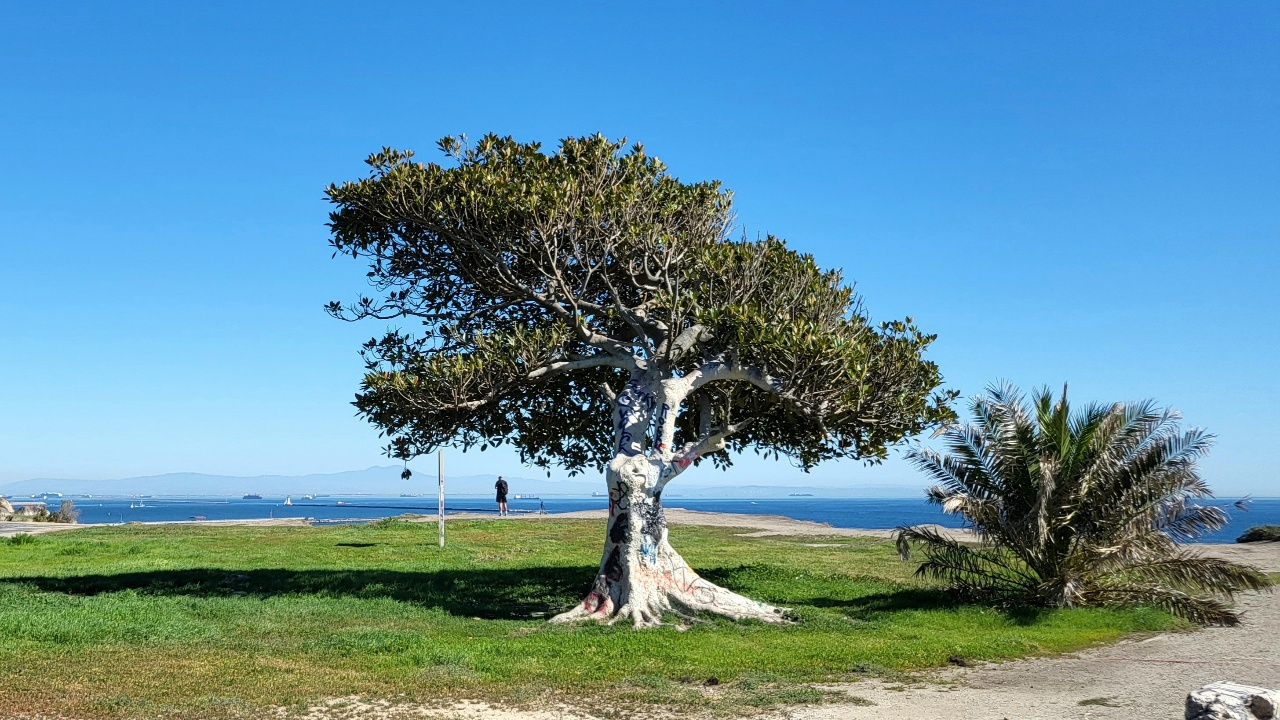
#> input picture honglab/강의노트_문제풀이_챕터5이후/챕터06_컴퓨터비전/point_fermin_park.jpg, 1280 x 720 px
$ jupyter execute --allow-errors '05_배경교체.ipynb'
#> lines starting #> are read from the running program, lines starting #| are printed output that depends on the picture; after the words box and inside, x2 and y2 are one past the last pixel; in counts of white or black regions, pixels touching at a corner belong together
___
<a href='https://cafe.naver.com/jmhonglab'><p style="text-align:center;"></p></a>
___
<center><em>Content Copyright by HongLab, Inc.</em></center>

# 배경 교체

### 녹색 배경으로 촬영된 영상

1. 배경으로 사용할 이미지를 읽어들여서 동영상과 같은 해상도로 [cv::resize()](https://docs.opencv.org/4.x/da/d54/group__imgproc__transform.html#ga47a974309e9102f5f08231edc7e7529d)
2. [cv::inRange()](https://docs.opencv.org/3.4/d2/de8/group__core__array.html#ga48af0ab51e36436c5d04340e036ce981)를 이용해서 mask 만들기
3. [옵션] ```GaussianBlur()```를 이용해서 mask를 더 부드럽게 만들기
4. 알파 블랜딩과 비슷하게 ```mask```를 이용해서 동영상과 배경 합성

```
mask = cv2.inRange(frame, (15, 142, 88), (55, 215, 150))
```

frame의 필셀들 중에서 $15 \leq B \leq 55$, $142 \leq G \leq 215$, $88 \leq R \leq 150$를 모두 만족하는 픽셀의 위치에 해당하는 mask는 255, 그 외에는 0

```
mask = cv2.GaussianBlur(mask, (15, 15), 0)
```

[cell 1]
import cv2
import numpy as np

cap = cv2.VideoCapture("green_background.mp4")

if not cap.isOpened():
    print("Error opening video  file")

fps = cap.get(cv2.CAP_PROP_FPS)
width = cap.get(cv2.CAP_PROP_FRAME_WIDTH)
height = cap.get(cv2.CAP_PROP_FRAME_HEIGHT)

background = cv2.imread("point_fermin_park.jpg")
#> background is the input picture: shape (720, 1280, 3); mean B, G, R 161.1, 143.3, 97.8
background = cv2.resize(background, (int(width), int(height)))
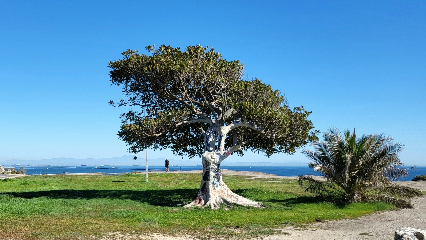
#> background: shape (240, 426, 3); mean B, G, R 161, 143.2, 97.8
background = cv2.GaussianBlur(background, (25, 25), 0)
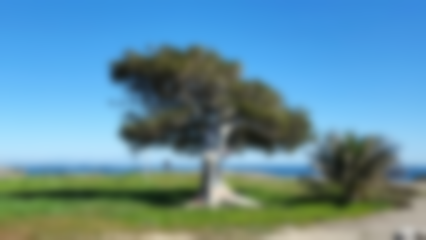
#> background: shape (240, 426, 3); mean B, G, R 161, 143.2, 97.8

fourcc = cv2.VideoWriter_fourcc(*"X264")
out = cv2.VideoWriter("without_gaussian.mp4", fourcc, fps, (int(width), int(height)))

while cap.isOpened():

    ret, frame = cap.read()
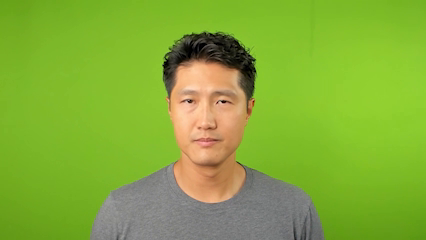
#> input picture frame 25 of honglab/강의노트_문제풀이_챕터5이후/챕터06_컴퓨터비전/green_background.mp4, 426 x 240 px
#> frame is the input picture: shape (240, 426, 3); mean B, G, R 56.1, 172.6, 132.2

    if not ret:
        print("End of frames.")
        break

    # 녹색과 비슷하면 255, 아니면 0
    mask = cv2.inRange(frame, (15, 142, 88), (55, 215, 150))
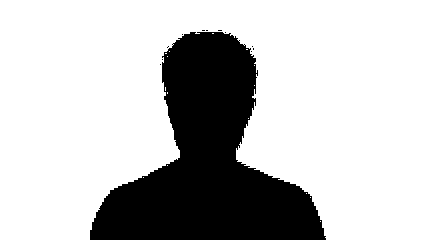
#> mask: shape (240, 426); 75.8% white; 12 black regions (11 under 20 px), largest, box (x1, y1, x2, y2) and area: (90, 32, 326, 240) 24742
    mask = cv2.GaussianBlur(mask, (15, 15), 0)
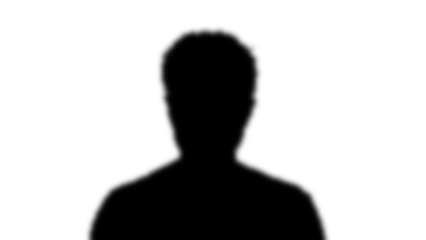
#> mask: shape (240, 426); min 0, max 255, mean 193.2
    # cv2.imwrite("mask_blur.jpg", mask)
    # cv2.waitKey(0)
    # break
    mask = np.expand_dims(mask, 2) / 255.0
#> mask: shape (240, 426, 1) float64

    comp = frame * (1.0 - mask) + background * mask
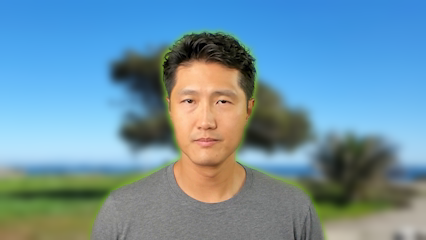
#> comp: shape (240, 426, 3) float64; mean B, G, R 164.5, 146.2, 109.1
    comp = comp.astype(np.uint8)

    out.write(comp)
    cv2.imshow("Comp", comp)

    if cv2.waitKey(int(100.0 / fps)) == ord("q"):
#> (key q is pressed here)
        break

cap.release()
cv2.destroyAllWindows()
